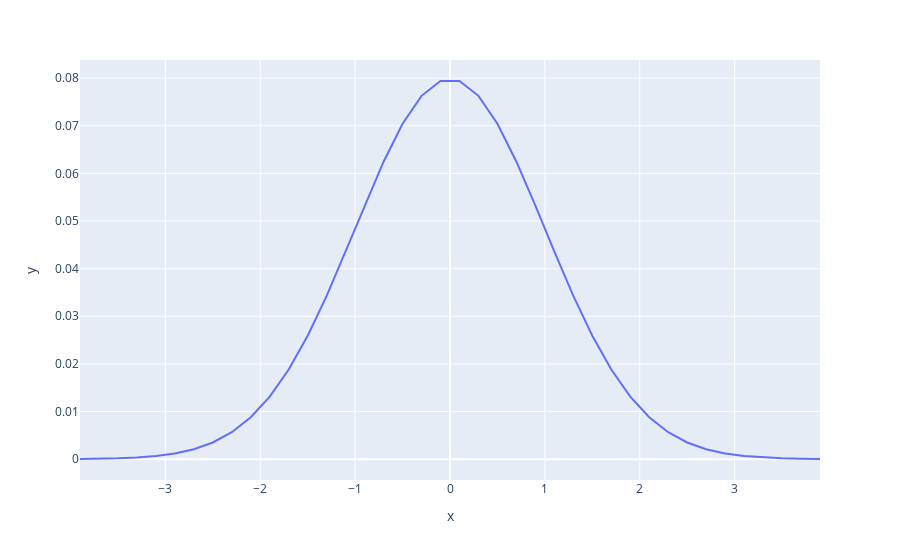

This figure's notebook cell:
### Markdown cell above
### Std distribution against gaussian distribution

### Code cell
# Plot gaussian distribution based on a vector of percentiles and a vector of values around mean (that can be converted to z-scores)
from scipy.stats import norm

# z-score values
z_arr = np.linspace(-3.9, 3.9, 40)
# probabilities for z-score values
p_arr = norm.pdf(z_arr)
# normalize probabilities
p_arr = p_arr / sum(p_arr)

# Plot p in y and z in x
import plotly.express as px

fig = px.line(x=z_arr, y=p_arr)
fig.show()

sum(p_arr)

### Figure 1 — Plotly figure (JSON) as saved in the notebook; plotly's stock layout.template omitted (floating-point values rounded to 4 significant figures)
{"data": [{"hovertemplate": "x=%{x}<br>y=%{y}<extra></extra>", "legendgroup": "", "line": {"color": "#636efa", "dash": "solid"}, "marker": {"symbol": "circle"}, "mode": "lines", "name": "", "orientation": "v", "showlegend": false, "type": "scatter", "x": [-3.9, -3.7, -3.5, -3.3, -3.1, -2.9, -2.7, -2.5, -2.3, -2.1, -1.9, -1.7, -1.5, -1.3, -1.1, -0.9, -0.7, -0.5, -0.3, -0.1, 0.1, 0.3, 0.5, 0.7, 0.9, 1.1, 1.3, 1.5, 1.7, 1.9, 2.1, 2.3, 2.5, 2.7, 2.9, 3.1, 3.3, 3.5, 3.7, 3.9], "xaxis": "x", "y": [3.973e-05, 8.496e-05, 0.0001745, 0.0003445, 0.0006534, 0.001191, 0.002084, 0.003506, 0.005666, 0.008797, 0.01312, 0.01881, 0.02591, 0.03428, 0.04357, 0.05322, 0.06245, 0.07042, 0.07628, 0.0794, 0.0794, 0.07628, 0.07042, 0.06245, 0.05322, 0.04357, 0.03428, 0.02591, 0.01881, 0.01312, 0.008797, 0.005666, 0.003506, 0.002084, 0.001191, 0.0006534, 0.0003445, 0.0001745, 8.496e-05, 3.973e-05], "yaxis": "y"}], "layout": {"legend": {"tracegroupgap": 0}, "margin": {"t": 60}, "xaxis": {"anchor": "y", "domain": [0, 1], "title": {"text": "x"}}, "yaxis": {"anchor": "x", "domain": [0, 1], "title": {"text": "y"}}}}
